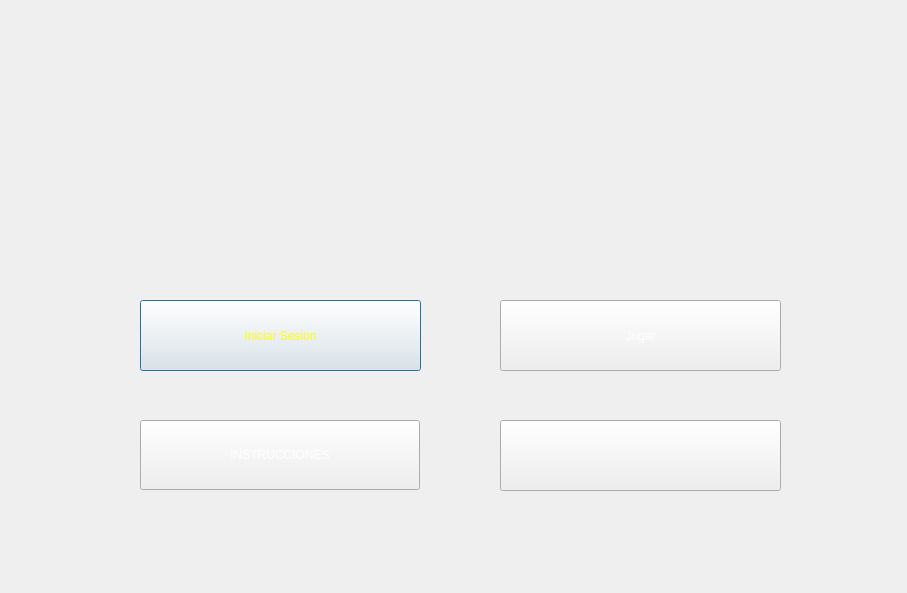
<?xml version="1.0" encoding="UTF-8"?>
<ui version="4.0">
 <class>Menu</class>
 <widget class="QDialog" name="Menu">
  <property name="geometry">
   <rect>
    <x>0</x>
    <y>0</y>
    <width>907</width>
    <height>593</height>
   </rect>
  </property>
  <property name="windowTitle">
   <string>Dialog</string>
  </property>
  <property name="styleSheet">
   <string notr="true">background-image:url(:/images/Menu.jpg)</string>
  </property>
  <widget class="QPushButton" name="pushButton">
   <property name="geometry">
    <rect>
     <x>140</x>
     <y>300</y>
     <width>281</width>
     <height>71</height>
    </rect>
   </property>
   <property name="styleSheet">
    <string notr="true">font: 25pt &quot;Algerian&quot;;
color: rgb(255, 255, 0);
background-image:url(:/images/Iniciosesion.jpg)</string>
   </property>
   <property name="text">
    <string>Iniciar Sesion</string>
   </property>
  </widget>
  <widget class="QPushButton" name="pushButton_2">
   <property name="geometry">
    <rect>
     <x>140</x>
     <y>420</y>
     <width>280</width>
     <height>70</height>
    </rect>
   </property>
   <property name="styleSheet">
    <string notr="true">font: 25pt &quot;Algerian&quot;;
color: rgb(255, 255, 255);</string>
   </property>
   <property name="text">
    <string>INSTRUCCIONES</string>
   </property>
  </widget>
  <widget class="QPushButton" name="pushButton_3">
   <property name="geometry">
    <rect>
     <x>500</x>
     <y>420</y>
     <width>281</width>
     <height>71</height>
    </rect>
   </property>
   <property name="toolTipDuration">
    <number>-1</number>
   </property>
   <property name="styleSheet">
    <string notr="true">background-image:url(:/images/Salir20.png)</string>
   </property>
   <property name="text">
    <string/>
   </property>
  </widget>
  <widget class="QLabel" name="label">
   <property name="geometry">
    <rect>
     <x>20</x>
     <y>50</y>
     <width>851</width>
     <height>151</height>
    </rect>
   </property>
   <property name="styleSheet">
    <string notr="true">background-image: url(:/images/colorworld.png)</string>
   </property>
   <property name="text">
    <string/>
   </property>
  </widget>
  <widget class="QPushButton" name="pushButton_4">
   <property name="geometry">
    <rect>
     <x>500</x>
     <y>300</y>
     <width>281</width>
     <height>71</height>
    </rect>
   </property>
   <property name="styleSheet">
    <string notr="true">font: 25pt &quot;Algerian&quot;;
color: rgb(255, 255, 255);
background-image: url(:/images/ball-pit.jpg)</string>
   </property>
   <property name="text">
    <string>Jugar</string>
   </property>
  </widget>
 </widget>
 <resources/>
 <connections/>
</ui>
